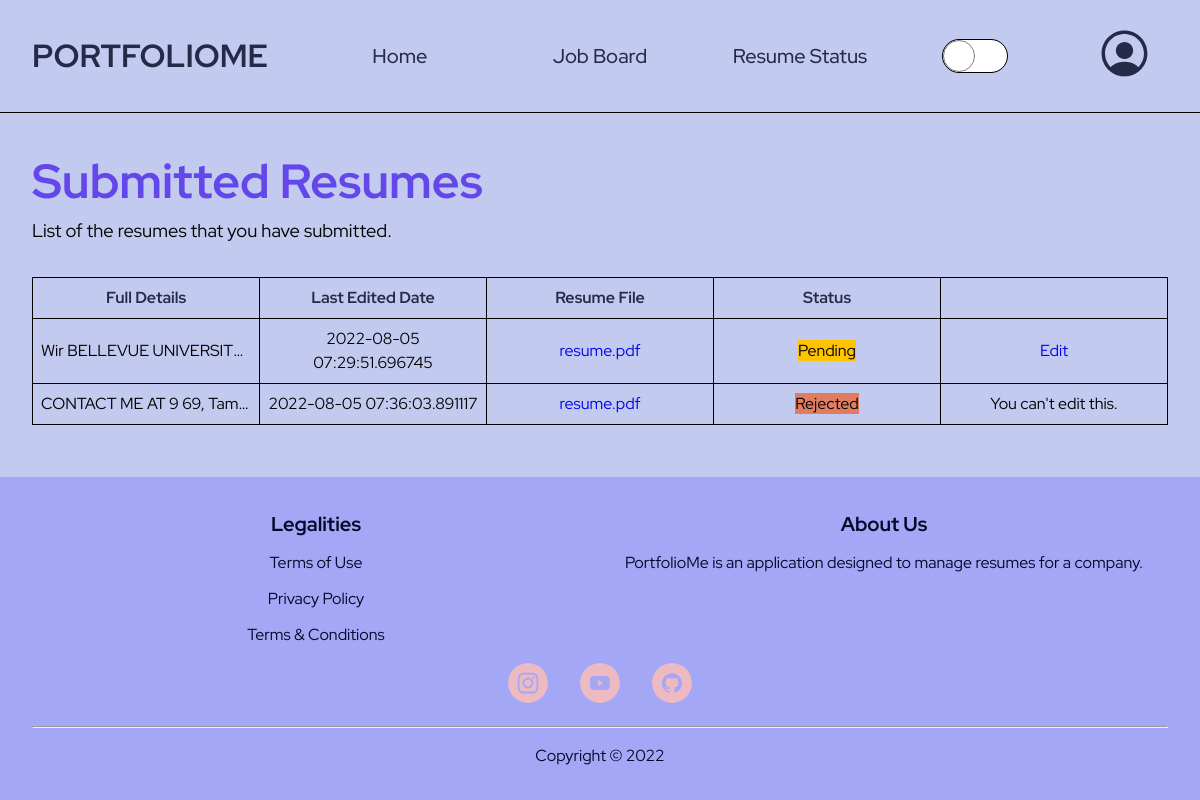
The app's page /resume_status (signed in) with its own data.
### PortfolioMe/models.py (models this page shows, shortened)
class Resume(db.Model):
    __tablename__ = 'resume'
    id = db.Column(db.Integer, primary_key=True)
    applicant_details = db.Column(db.Text, unique=False, nullable=False)
    date_edited = db.Column(db.DateTime, unique=False, nullable=False,
                            default=datetime.utcnow)
    is_bookmarked = db.Column(db.Boolean, unique=False,
                              nullable=False, default=False)
    is_hired = db.Column(db.Boolean, unique=False,
                         nullable=False, default=False)
    status = db.Column(db.String(20), unique=False,
                       nullable=False, default="Pending")
    image = db.Column(db.String(50), unique=False, nullable=False)
    additional_documents = db.Column(db.Text, unique=False, default="")
    applicant_id = db.Column(db.Integer, db.ForeignKey(
        'applicant.id'), nullable=False)
    job_id = db.Column(db.Integer, db.ForeignKey(
        'jobboard.id'), nullable=False)
    resume_details_ref = db.relationship(
        'Resume_Details', backref='associated_resume', uselist=False)

### PortfolioMe/client/routes.py (the view)
@client.route("/resume_status")
@login_required
def resume_status():
    resumes = Resume.query.filter_by(applicant_id=current_user.id).all()
    return render_template("client/resume_status.html", resumes=resumes)

### PortfolioMe/models.py (called while the page is built)
@login_manager.user_loader
def load_user(user_id):
    applicant = Applicant.query.get(int(user_id))
    if applicant.status != "Active":
        return None and logout_user
    return applicant

### PortfolioMe/templates/client/resume_status.html (shortened to what this page needs)
{% extends "layout/base.html" %}  {% block css %}
<link
    rel="stylesheet"
    href="{{ url_for('static', filename='css/client/resume_status.css') }}"
/>{% endblock %} {% block content %}
<main class="resume-list-container">
    <div class="resume-list-header">
        <h1>Submitted Resumes</h1>
        <p>List of the resumes that you have submitted.</p>
    </div>
    <div class="table-container">
        <table>
            <thead>
                <tr>
                    <th>Full Details</th>
                    <th>Last Edited Date</th>
                    <th>Resume File</th>
                    <th>Status</th>
                    <th></th>
                </tr>
            </thead>
            {% if resume is not none %} {% for resume in resumes %}
            <tbody>
                <tr>
                    <td>{{ resume.applicant_details }}</td>
                    <td>{{ resume.date_edited }}</td>
                    <td>
                        <a
                            href="{{ url_for('static', filename='resumes/' + resume.image) }}"
                            target="_blank"
                            >resume.pdf</a
                        >
                    </td>
                    <td>
                        {% if resume.status == "Accepted" %}
                        <span style="background-color: hsl(var(--green))"
                            >Accepted</span
                        >
                        {% elif resume.status == "Rejected" %}
                        <span style="background-color: hsl(var(--red))"
                            >Rejected</span
                        >
                        {% elif resume.status == "Pending" %}
                        <span style="background-color: hsl(var(--yellow))"
                            >Pending</span
                        >
                        {% elif resume.status == "Keep In View" %}
                        <span style="background-color: hsl(var(--accent-blue))"
                            >Keep In View</span
                        >
                        {% endif %}
                    </td>
                    <td>
                        {% if resume.status == "Pending" %}
                        <a
                            class="edit-resume-details-btn"
                            target="_blank"
                            href="{{ url_for('client.upload_resume_details', job_id=resume.job_id, resume_details_id=resume.resume_details_ref.id) }}"
                            >Edit</a
                        >
                        {% else %} You can't edit this. {% endif %}
                    </td>
                </tr>
            </tbody>
            {% endfor %} {% endif %}
        </table>
    </div>
</main>
{% endblock %}

### PortfolioMe/static/css/layout/base.css (style rules this page uses)
body { display: grid; grid-template-rows: auto 1fr auto; }
:root { --width: 4rem; }

### PortfolioMe/static/css/client/resume_status.css (style rules this page uses)
.resume-list-container { background-color: hsl(var(--light-blue)); padding: 2rem; }
.resume-list-header h1 { color: hsl(var(--accent-blue)); font-size: 3rem; }
.resume-list-header p { font-size: 1.15rem; }
.table-container { margin-top: 2rem; }
table { width: 100%; table-layout: fixed; }
table, th, td { border: 1px solid black; border-collapse: collapse; }
th, td { padding: 0.5rem; }
th { color: hsl(var(--dark-blue)); }
td:first-child { overflow: hidden; white-space: nowrap; text-overflow: ellipsis; }
td { text-align: center; }

### records on screen
Resume: applicant_details "Wir BELLEVUE UNIVERSIT…", date_edited "2022-08-05 07:29:51.696745", status "Pending"
Resume: applicant_details "CONTACT ME AT 9 69, Tam…", date_edited "2022-08-05 07:36:03.891117", status "Rejected"
